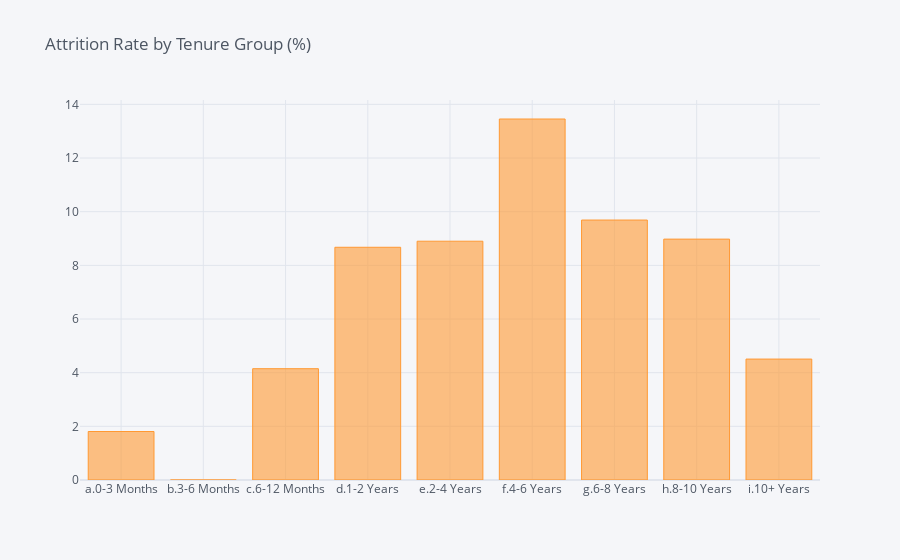

Notebook source saved alongside this figure:
### Code cell
TenureGroup = pd.DataFrame(columns=['Tenure_Group', 'Leave/ Stay'])
i=0
for field in list(agg_data['Tenure_Group'].unique()):
    ratio = agg_data[(agg_data['Tenure_Group']==field)&(agg_data['Leave/ Stay']==1)].shape[0] / agg_data[agg_data['Tenure_Group']==field].shape[0]
    TenureGroup.loc[i] = (field, ratio*100)
    i += 1
    print("In {}, the ratio of attrition rate is {:.2f}%".format(field, ratio*100))    
TG = TenureGroup.groupby(by="Tenure_Group").sum()
TG.iplot(kind='bar',title='Attrition Rate by Tenure Group (%)')

### Figure 1 — Plotly figure (JSON) as saved in the notebook; plotly's stock layout.template omitted (floating-point values rounded to 4 significant figures)
{"data": [{"marker": {"color": "rgba(255, 153, 51, 0.6)", "line": {"color": "rgba(255, 153, 51, 1.0)", "width": 1}}, "name": "Leave/ Stay", "orientation": "v", "text": "", "type": "bar", "x": ["a.0-3 Months", "b.3-6 Months", "c.6-12 Months", "d.1-2 Years", "e.2-4 Years", "f.4-6 Years", "g.6-8 Years", "h.8-10 Years", "i.10+ Years"], "y": [1.807, 0, 4.148, 8.674, 8.9, 13.45, 9.689, 8.978, 4.507]}], "layout": {"legend": {"bgcolor": "#F5F6F9", "font": {"color": "#4D5663"}}, "paper_bgcolor": "#F5F6F9", "plot_bgcolor": "#F5F6F9", "title": {"font": {"color": "#4D5663"}, "text": "Attrition Rate by Tenure Group (%)"}, "xaxis": {"gridcolor": "#E1E5ED", "showgrid": true, "tickfont": {"color": "#4D5663"}, "title": {"font": {"color": "#4D5663"}, "text": ""}, "zerolinecolor": "#E1E5ED"}, "yaxis": {"gridcolor": "#E1E5ED", "showgrid": true, "tickfont": {"color": "#4D5663"}, "title": {"font": {"color": "#4D5663"}, "text": ""}, "zerolinecolor": "#E1E5ED"}}}
